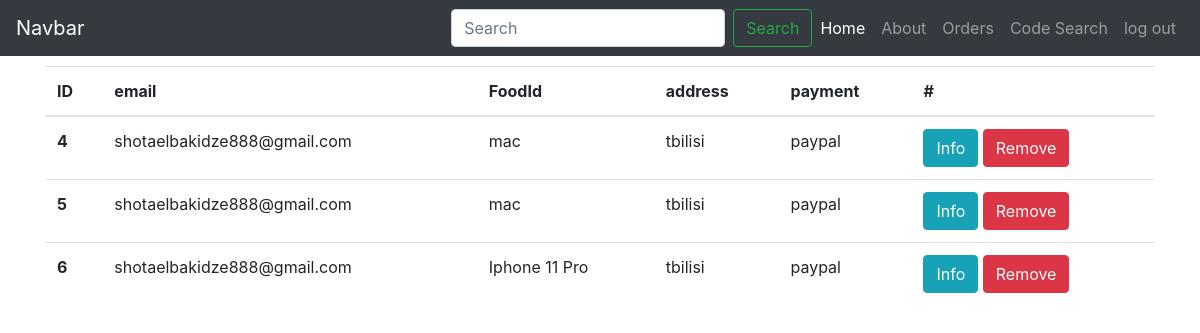
/orders (signed in), run on the app's committed database.
### tables this page shows
CREATE TABLE "orders" (
	"id"	INTEGER,
	"name"	TEXT NOT NULL,
	"product"	TEXT NOT NULL,
	"surname"	TEXT NOT NULL,
	"email"	TEXT NOT NULL,
	"address"	TEXT NOT NULL,
	"payment"	TEXT NOT NULL,
	"code"	TEXT NOT NULL,
	"foodid"	INTEGER NOT NULL,
	PRIMARY KEY("id" AUTOINCREMENT)
);

### app.py (the view)
@app.route("/orders")
def orders_page():
    if "admin" in session:
        info = get_orders()
        return render_template("orders.html", orders = info)
    return redirect("/")

### main.py (called while the page is built)
def get_orders():
    sql = "select * from orders;"
    con = sqlite3.connect("date.db")
    cur = con.cursor()
    cur.execute(sql)
    orders = cur.fetchall()
    con.close()
    return orders

### templates/orders.html (shortened to what this page needs)
<!DOCTYPE html>
<html lang="en">
<head>
    <link rel="stylesheet" href="https://cdn.jsdelivr.net/npm/bootstrap@4.6.0/dist/css/bootstrap.min.css">
  </head>
<body>
  <nav class="navbar navbar-expand-lg navbar-dark bg-dark">
    <a class="navbar-brand" href="#">Navbar</a>
    <div class="collapse navbar-collapse" id="navbarSupportedContent">
      <ul class="navbar-nav ml-auto">
        <form action="/searchadmin" method="get" class="form-inline my- my-lg-0">
          <input class="form-control mr-sm-2" type="search" placeholder="Search" aria-label="Search" name="search" required>
          <button class="btn btn-outline-success my-2 my-sm-0" type="submit">Search</button>
        </form>
        <li class="nav-item active">
          <a class="nav-link" href="/">Home</a>
        </li>
        <li class="nav-item">
          <a class="nav-link" href="/about">About</a>
        </li>
        <li class="nav-item">
          <a class="nav-link" href="/orders">Orders</a>
        </li>
        <li class="nav-item">
          <a class="nav-link" href="/codesearch">Code Search</a>
        </li>
        <li class="nav-item">
          <a class="nav-link" href="/logout">log out</a>
        </li>
      </ul>
    </div>
  </nav>
    <div class="container">
        <div class="row">
            <div class="col-md-12">
                <table class="table thead-dark">
                    <thead>
                      <tr>
                        <th scope="col">ID</th>
                        <th scope="col">email</th>
                        <th scope="col">FoodId</th>
                        <th scope="col">address</th>
                        <th scope="col">payment</th>
                        <th scope="col">#</th>
                      </tr>
                    </thead>
                    <tbody>
                      {% for i in orders: %}
                      <tr>
                        <th scope="row">{{i[0]}}</th>
                        <td>{{i[4]}}</td>
                        <td>{{i[2]}}</td>
                        <td>{{i[5]}}</td>
                        <td>{{i[6]}}</td>
                        <td>
                            <a href="/orders/{{i[0]}}" class="btn btn-info">Info</a> <a href="/orders/remove/{{i[0]}}" class="btn btn-danger">Remove</a>
                        </td>
                      </tr>
                      {% endfor %}
                    </tbody>
                  </table>
            </div>
        </div>
    </div>
</body>
</html>

### templates/orders.html (style rules this page uses)
.container { padding-top: 10px; }

### data on the page
orders: id "4", email "shotaelbakidze888@gmail.com", product "mac", address "tbilisi", payment "paypal"
orders: id "5", email "shotaelbakidze888@gmail.com", product "mac", address "tbilisi", payment "paypal"
orders: id "6", email "shotaelbakidze888@gmail.com", product "Iphone 11 Pro", address "tbilisi", payment "paypal"
